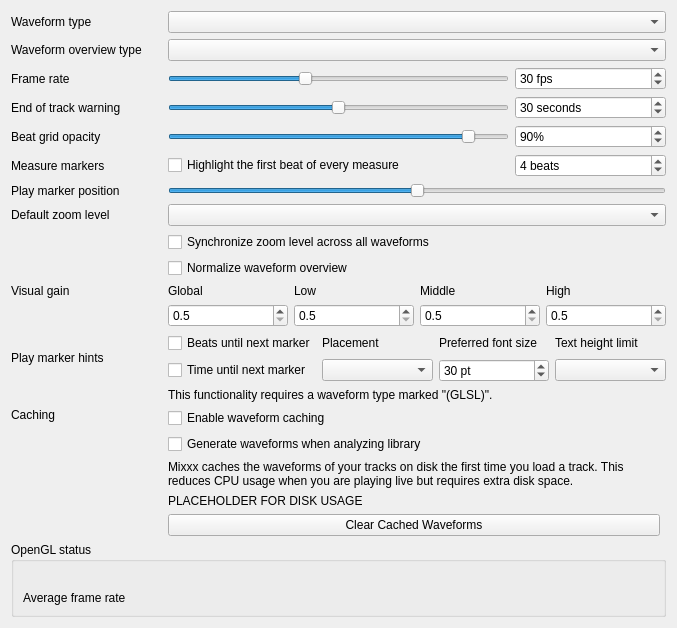
<?xml version="1.0" encoding="UTF-8"?>
<ui version="4.0">
 <class>DlgPrefWaveformDlg</class>
 <widget class="QWidget" name="DlgPrefWaveformDlg">
  <property name="geometry">
   <rect>
    <x>0</x>
    <y>0</y>
    <width>677</width>
    <height>528</height>
   </rect>
  </property>
  <property name="windowTitle">
   <string>Waveform Preferences</string>
  </property>
  <layout class="QGridLayout" name="gridLayout">

   <item row="0" column="0">
    <layout class="QGridLayout" name="gridLayout_2">

     <item row="0" column="0">
      <widget class="QLabel" name="waveformTypeLabel">
       <property name="sizePolicy">
        <sizepolicy hsizetype="Preferred" vsizetype="Preferred">
         <horstretch>0</horstretch>
         <verstretch>0</verstretch>
        </sizepolicy>
       </property>
       <property name="toolTip">
        <string extracomment="The big waveform summary shows the waveform envelope of the track near the current playback position."/>
       </property>
       <property name="text">
        <string>Waveform type</string>
       </property>
       <property name="alignment">
        <set>Qt::AlignLeading|Qt::AlignLeft|Qt::AlignVCenter</set>
       </property>
       <property name="buddy">
        <cstring>waveformTypeComboBox</cstring>
       </property>
      </widget>
     </item>

     <item row="1" column="0">
      <widget class="QLabel" name="waveformOverviewLabel">
       <property name="toolTip">
        <string extracomment="The smaller, zoomed-out version of the waveform shows the various markers within the track as well as the waveform envelope of the entire track."/>
       </property>
       <property name="text">
        <string>Waveform overview type</string>
       </property>
      </widget>
     </item>
     <item row="1" column="1" colspan="3">
      <widget class="QComboBox" name="waveformOverviewComboBox">
       <property name="toolTip">
        <string>The waveform overview shows the waveform envelope of the entire track.
Select from different types of displays for the waveform overview, which differ primarily in the level of detail shown in the waveform.</string>
       </property>
      </widget>
     </item>

     <item row="0" column="1" colspan="3">
      <widget class="QComboBox" name="waveformTypeComboBox">
       <property name="toolTip">
        <string>The waveform shows the waveform envelope of the track near the current playback position.
Select from different types of displays for the waveform, which differ primarily in the level of detail shown in the waveform.</string>
       </property>
      </widget>
     </item>

     <item row="2" column="0">
      <widget class="QLabel" name="frameRateLabel">
       <property name="text">
        <string>Frame rate</string>
       </property>
       <property name="alignment">
        <set>Qt::AlignLeading|Qt::AlignLeft|Qt::AlignVCenter</set>
       </property>
       <property name="buddy">
        <cstring>frameRateSlider</cstring>
       </property>
      </widget>
     </item>
     <item row="2" column="1" colspan="2">
      <widget class="QSlider" name="frameRateSlider">
       <property name="sizePolicy">
        <sizepolicy hsizetype="Preferred" vsizetype="Fixed">
         <horstretch>0</horstretch>
         <verstretch>0</verstretch>
        </sizepolicy>
       </property>
       <property name="maximumSize">
        <size>
         <width>16777215</width>
         <height>16777215</height>
        </size>
       </property>
       <property name="minimum">
        <number>10</number>
       </property>
       <property name="maximum">
        <number>60</number>
       </property>
       <property name="value">
        <number>30</number>
       </property>
       <property name="orientation">
        <enum>Qt::Horizontal</enum>
       </property>
      </widget>
     </item>
     <item row="2" column="3">
      <widget class="QSpinBox" name="frameRateSpinBox">
       <property name="toolTip">
        <string/>
       </property>
       <property name="suffix">
        <string> fps</string>
       </property>
       <property name="minimum">
        <number>10</number>
       </property>
       <property name="maximum">
        <number>60</number>
       </property>
       <property name="value">
        <number>30</number>
       </property>
      </widget>
     </item>

     <item row="3" column="0">
      <widget class="QLabel" name="endOfTrackWarningTimeLabel">
       <property name="text">
        <string>End of track warning</string>
       </property>
       <property name="alignment">
        <set>Qt::AlignLeading|Qt::AlignLeft|Qt::AlignVCenter</set>
       </property>
       <property name="buddy">
        <cstring>endOfTrackWarningTimeSlider</cstring>
       </property>
      </widget>
     </item>
     <item row="3" column="1" colspan="2">
      <widget class="QSlider" name="endOfTrackWarningTimeSlider">
       <property name="sizePolicy">
        <sizepolicy hsizetype="Preferred" vsizetype="Fixed">
         <horstretch>0</horstretch>
         <verstretch>0</verstretch>
        </sizepolicy>
       </property>
       <property name="maximumSize">
        <size>
         <width>16777215</width>
         <height>16777215</height>
        </size>
       </property>
       <property name="minimum">
        <number>0</number>
       </property>
       <property name="maximum">
        <number>60</number>
       </property>
       <property name="value">
        <number>30</number>
       </property>
       <property name="orientation">
        <enum>Qt::Horizontal</enum>
       </property>
      </widget>
     </item>
     <item row="3" column="3">
      <widget class="QSpinBox" name="endOfTrackWarningTimeSpinBox">
       <property name="toolTip">
        <string>Highlight the waveforms when the last seconds of a track remains.</string>
       </property>
       <property name="suffix">
        <string> seconds</string>
       </property>
       <property name="minimum">
        <number>0</number>
       </property>
       <property name="maximum">
        <number>60</number>
       </property>
       <property name="value">
        <number>30</number>
       </property>
      </widget>
     </item>

     <item row="4" column="0">
      <widget class="QLabel" name="BeatgridWaveform">
       <property name="toolTip">
        <string/>
       </property>
       <property name="midLineWidth">
        <number>6</number>
       </property>
       <property name="text">
        <string>Beat grid opacity</string>
       </property>
       <property name="alignment">
        <set>Qt::AlignLeading|Qt::AlignLeft|Qt::AlignVCenter</set>
       </property>
      </widget>
     </item>
     <item row="4" column="1" colspan="2">
      <widget class="QSlider" name="beatGridAlphaSlider">
       <property name="maximum">
        <number>100</number>
       </property>
       <property name="value">
        <number>90</number>
       </property>
       <property name="orientation">
        <enum>Qt::Horizontal</enum>
       </property>
      </widget>
     </item>
     <item row="4" column="3">
      <widget class="QSpinBox" name="beatGridAlphaSpinBox">
       <property name="toolTip">
        <string>Set amount of opacity on beat grid lines.</string>
       </property>
       <property name="suffix">
        <string>%</string>
       </property>
       <property name="maximum">
        <number>100</number>
       </property>
       <property name="value">
        <number>90</number>
       </property>
      </widget>
     </item>

     <item row="5" column="0">
      <widget class="QLabel" name="measureMarkersLabel">
       <property name="text">
        <string>Measure markers</string>
       </property>
       <property name="alignment">
        <set>Qt::AlignLeading|Qt::AlignLeft|Qt::AlignVCenter</set>
       </property>
      </widget>
     </item>
     <item row="5" column="1" colspan="2">
      <widget class="QCheckBox" name="measureMarkersCheckBox">
       <property name="toolTip">
        <string>Mark the first beat of every measure with triangles at both edges of the waveform, like the bar markers of other DJ software.</string>
       </property>
       <property name="text">
        <string>Highlight the first beat of every measure</string>
       </property>
      </widget>
     </item>
     <item row="5" column="3">
      <widget class="QSpinBox" name="beatsPerMeasureSpinBox">
       <property name="toolTip">
        <string>Number of beats per measure. 4 for the usual 4/4 time signature.</string>
       </property>
       <property name="suffix">
        <string> beats</string>
       </property>
       <property name="minimum">
        <number>2</number>
       </property>
       <property name="maximum">
        <number>16</number>
       </property>
       <property name="value">
        <number>4</number>
       </property>
      </widget>
     </item>

     <item row="6" column="0">
      <widget class="QLabel" name="label">
      <property name="text">
       <string>Play marker position</string>
      </property>
      </widget>
      </item>
     <item row="6" column="1" colspan="3">
      <widget class="QSlider" name="playMarkerPositionSlider">
       <property name="toolTip">
        <string>Moves the play marker position on the waveforms to the left, right or center (default).</string>
       </property>
       <property name="sizePolicy">
        <sizepolicy hsizetype="Preferred" vsizetype="Fixed">
         <horstretch>0</horstretch>
         <verstretch>0</verstretch>
        </sizepolicy>
       </property>
       <property name="maximumSize">
        <size>
         <width>16777215</width>
         <height>16777215</height>
        </size>
       </property>
       <property name="minimum">
        <number>0</number>
       </property>
       <property name="maximum">
        <number>100</number>
       </property>
       <property name="value">
        <number>50</number>
       </property>
       <property name="orientation">
        <enum>Qt::Horizontal</enum>
       </property>
      </widget>
     </item>

     <item row="7" column="0">
      <widget class="QLabel" name="defaultZoomLabel">
       <property name="text">
        <string extracomment="Waveform zoom">Default zoom level</string>
       </property>
       <property name="alignment">
        <set>Qt::AlignLeading|Qt::AlignLeft|Qt::AlignVCenter</set>
       </property>
       <property name="buddy">
        <cstring>defaultZoomComboBox</cstring>
       </property>
      </widget>
     </item>
     <item row="7" column="1" colspan="3">
      <widget class="QComboBox" name="defaultZoomComboBox"/>
     </item>

     <item row="8" column="1" colspan="3">
      <widget class="QCheckBox" name="synchronizeZoomCheckBox">
       <property name="toolTip">
        <string>Synchronize zoom level across all waveform displays.</string>
       </property>
       <property name="text">
        <string>Synchronize zoom level across all waveforms</string>
       </property>
      </widget>
     </item>

     <item row="10" column="1">
      <widget class="QCheckBox" name="normalizeOverviewCheckBox">
       <property name="text">
        <string>Normalize waveform overview</string>
       </property>
      </widget>
     </item>

     <item row="11" column="0">
      <widget class="QLabel" name="visualGainLabel">
       <property name="text">
        <string>Visual gain</string>
       </property>
       <property name="alignment">
        <set>Qt::AlignLeading|Qt::AlignLeft|Qt::AlignTop</set>
       </property>
       <property name="buddy">
        <cstring>allVisualGain</cstring>
       </property>
      </widget>
     </item>
     <item row="11" column="1" colspan="3">
      <layout class="QGridLayout" name="gridLayout_3">
       <item row="1" column="2">
        <widget class="QDoubleSpinBox" name="midVisualGain">
         <property name="toolTip">
          <string>Visual gain of the middle frequencies</string>
         </property>
         <property name="decimals">
          <number>1</number>
         </property>
         <property name="minimum">
          <double>0.500000000000000</double>
         </property>
         <property name="maximum">
          <double>5.000000000000000</double>
         </property>
         <property name="singleStep">
          <double>0.100000000000000</double>
         </property>
        </widget>
       </item>
       <item row="0" column="3">
        <widget class="QLabel" name="visualGainLabel_5">
         <property name="text">
          <string>High</string>
         </property>
         <property name="alignment">
          <set>Qt::AlignLeading|Qt::AlignLeft|Qt::AlignVCenter</set>
         </property>
         <property name="buddy">
          <cstring>allVisualGain</cstring>
         </property>
        </widget>
       </item>
       <item row="0" column="2">
        <widget class="QLabel" name="visualGainLabel_4">
         <property name="text">
          <string>Middle</string>
         </property>
         <property name="alignment">
          <set>Qt::AlignLeading|Qt::AlignLeft|Qt::AlignVCenter</set>
         </property>
         <property name="buddy">
          <cstring>allVisualGain</cstring>
         </property>
        </widget>
       </item>
       <item row="0" column="0">
        <widget class="QLabel" name="visualGainLabel_2">
         <property name="text">
          <string>Global</string>
         </property>
         <property name="alignment">
          <set>Qt::AlignLeading|Qt::AlignLeft|Qt::AlignVCenter</set>
         </property>
         <property name="buddy">
          <cstring>allVisualGain</cstring>
         </property>
        </widget>
       </item>
       <item row="1" column="3">
        <widget class="QDoubleSpinBox" name="highVisualGain">
         <property name="toolTip">
          <string>Visual gain of the high frequencies</string>
         </property>
         <property name="decimals">
          <number>1</number>
         </property>
         <property name="minimum">
          <double>0.500000000000000</double>
         </property>
         <property name="maximum">
          <double>5.000000000000000</double>
         </property>
         <property name="singleStep">
          <double>0.100000000000000</double>
         </property>
        </widget>
       </item>
       <item row="1" column="1">
        <widget class="QDoubleSpinBox" name="lowVisualGain">
         <property name="toolTip">
          <string>Visual gain of the low frequencies</string>
         </property>
         <property name="decimals">
          <number>1</number>
         </property>
         <property name="minimum">
          <double>0.500000000000000</double>
         </property>
         <property name="maximum">
          <double>5.000000000000000</double>
         </property>
         <property name="singleStep">
          <double>0.100000000000000</double>
         </property>
        </widget>
       </item>
       <item row="0" column="1">
        <widget class="QLabel" name="visualGainLabel_3">
         <property name="text">
          <string>Low</string>
         </property>
         <property name="alignment">
          <set>Qt::AlignLeading|Qt::AlignLeft|Qt::AlignVCenter</set>
         </property>
         <property name="buddy">
          <cstring>allVisualGain</cstring>
         </property>
        </widget>
       </item>
       <item row="1" column="0">
        <widget class="QDoubleSpinBox" name="allVisualGain">
         <property name="toolTip">
          <string>Global visual gain</string>
         </property>
         <property name="decimals">
          <number>1</number>
         </property>
         <property name="minimum">
          <double>0.500000000000000</double>
         </property>
         <property name="maximum">
          <double>5.000000000000000</double>
         </property>
         <property name="singleStep">
          <double>0.100000000000000</double>
         </property>
        </widget>
       </item>
      </layout>
     </item>

     <item row="12" column="0">
      <widget class="QLabel" name="untilMarkLabel">
       <property name="text">
        <string>Play marker hints</string>
       </property>
       <property name="alignment">
        <set>Qt::AlignLeading|Qt::AlignLeft|Qt::AlignVCenter</set>
       </property>
      </widget>
     </item>
     <item row="12" column="1" colspan="3">
      <layout class="QGridLayout" name="gridLayout_4">
       <item row="0" column="0">
        <widget class="QCheckBox" name="untilMarkShowBeatsCheckBox">
         <property name="text">
          <string>Beats until next marker</string>
         </property>
        </widget>
       </item>
       <item row="0" column="1">
        <widget class="QLabel" name="untilMarkAlignLabel">
         <property name="text">
          <string>Placement</string>
         </property>
         <property name="alignment">
          <set>Qt::AlignLeading|Qt::AlignLeft|Qt::AlignVCenter</set>
         </property>
         <property name="buddy">
          <cstring>untilMarkAlignComboBox</cstring>
         </property>
        </widget>
       </item>
       <item row="0" column="2">
        <widget class="QLabel" name="untilMarkTextPointSizeLabel">
         <property name="text">
          <string>Preferred font size</string>
         </property>
         <property name="alignment">
          <set>Qt::AlignLeading|Qt::AlignLeft|Qt::AlignVCenter</set>
         </property>
         <property name="buddy">
          <cstring>untilMarkTextPointSizeSpinBox</cstring>
         </property>
        </widget>
       </item>
       <item row="0" column="3">
        <widget class="QLabel" name="untilMarkTextHeightLimitLabel">
         <property name="text">
          <string>Text height limit</string>
         </property>
         <property name="alignment">
          <set>Qt::AlignLeading|Qt::AlignLeft|Qt::AlignVCenter</set>
         </property>
         <property name="buddy">
          <cstring>untilMarkTextHeightLimitComboBox</cstring>
         </property>
        </widget>
       </item>
        <item row="1" column="0">
        <widget class="QCheckBox" name="untilMarkShowTimeCheckBox">
         <property name="text">
          <string>Time until next marker</string>
         </property>
        </widget>
       </item>
       <item row="1" column="1">
        <widget class="QComboBox" name="untilMarkAlignComboBox"/>
       </item>
       <item row="1" column="2">
        <widget class="QSpinBox" name="untilMarkTextPointSizeSpinBox">
         <property name="toolTip">
          <string/>
         </property>
         <property name="suffix">
          <string> pt</string>
         </property>
         <property name="minimum">
          <number>10</number>
         </property>
         <property name="maximum">
          <number>100</number>
         </property>
         <property name="value">
          <number>30</number>
         </property>
        </widget>
       </item>
       <item row="1" column="3">
        <widget class="QComboBox" name="untilMarkTextHeightLimitComboBox"/>
       </item>
      </layout>
     </item>
     <item row="15" column="1" colspan="2">
      <widget class="QLabel" name="requiresGLSLLabel">
       <property name="text">
        <string>This functionality requires a waveform type marked "(GLSL)".</string>
       </property>
       <property name="alignment">
        <set>Qt::AlignLeading|Qt::AlignLeft|Qt::AlignVCenter</set>
       </property>
      </widget>
     </item>
     <item row="16" column="0">
      <widget class="QLabel" name="cachedWaveforms">
       <property name="text">
        <string>Caching</string>
       </property>
       <property name="alignment">
        <set>Qt::AlignLeading|Qt::AlignLeft|Qt::AlignTop</set>
       </property>
      </widget>
     </item>
     <item row="16" column="1" colspan="3">
      <layout class="QGridLayout" name="cachingGridLayout">
       <item row="4" column="0">
        <widget class="QPushButton" name="clearCachedWaveforms">
         <property name="text">
          <string>Clear Cached Waveforms</string>
         </property>
        </widget>
       </item>
       <item row="2" column="0" colspan="2">
        <widget class="QLabel" name="waveformCachingInfo">
         <property name="text">
          <string>Mixxx caches the waveforms of your tracks on disk the first time you load a track. This reduces CPU usage when you are playing live but requires extra disk space.</string>
         </property>
         <property name="wordWrap">
          <bool>true</bool>
         </property>
        </widget>
       </item>
       <item row="3" column="0">
        <widget class="QLabel" name="waveformDiskUsage">
         <property name="text">
          <string notr="true">PLACEHOLDER FOR DISK USAGE</string>
         </property>z
         <property name="wordWrap">
          <bool>true</bool>
         </property>
         <property name="sizePolicy">
          <sizepolicy hsizetype="Expanding" vsizetype="Minimum">
           <horstretch>0</horstretch>
           <verstretch>0</verstretch>
          </sizepolicy>
         </property>
        </widget>
       </item>
       <item row="0" column="0" colspan="2">
        <widget class="QCheckBox" name="enableWaveformCaching">
         <property name="text">
          <string>Enable waveform caching</string>
         </property>
        </widget>
       </item>
       <item row="1" column="0" colspan="2">
        <widget class="QCheckBox" name="enableWaveformGenerationWithAnalysis">
         <property name="text">
          <string>Generate waveforms when analyzing library</string>
         </property>
        </widget>
       </item>
      </layout>
     </item>

     <item row="18" column="0" colspan="4">
      <widget class="QGroupBox" name="openGLStatus">
       <property name="title">
        <string>OpenGL status</string>
       </property>
       <layout class="QGridLayout" name="GridLayout1">

        <item row="0" column="0" colspan="3">
         <widget class="QLabel" name="openGlStatusData">
         <property name="toolTip">
          <string>Displays which OpenGL version is supported by the current platform.</string>
         </property>
         <property name="text">
          <string/>
         </property>
         <property name="textInteractionFlags">
          <set>Qt::TextSelectableByKeyboard|Qt::TextSelectableByMouse</set>
         </property>
         <property name="wordWrap">
          <bool>true</bool>
         </property>
         <property name="sizePolicy">
          <sizepolicy hsizetype="Expanding" vsizetype="Minimum">
           <horstretch>0</horstretch>
           <verstretch>0</verstretch>
          </sizepolicy>
         </property>
        </widget>
       </item>

       <item row="1" column="0">
        <widget class="QLabel" name="openGlStatusLabel_2">
         <property name="toolTip">
          <string/>
         </property>
         <property name="text">
          <string>Average frame rate</string>
         </property>
         <property name="alignment">
          <set>Qt::AlignLeading|Qt::AlignLeft|Qt::AlignVCenter</set>
         </property>
        </widget>
       </item>
       <item row="1" column="1" colspan="2">
        <widget class="QLabel" name="frameRateAverage">
         <property name="toolTip">
          <string>Displays the actual frame rate.</string>
         </property>
         <property name="text">
          <string/>
         </property>
        </widget>
       </item>
      </layout>

     </widget>
    </item>
    </layout>
   </item>

   <item row="1" column="0">
    <spacer name="verticalSpacer">
     <property name="orientation">
      <enum>Qt::Vertical</enum>
     </property>
     <property name="sizeHint" stdset="0">
      <size>
       <width>20</width>
       <height>40</height>
      </size>
     </property>
    </spacer>
   </item>

  </layout>
 </widget>
 <tabstops>
  <tabstop>waveformTypeComboBox</tabstop>
  <tabstop>waveformOverviewComboBox</tabstop>
  <tabstop>frameRateSlider</tabstop>
  <tabstop>frameRateSpinBox</tabstop>
  <tabstop>endOfTrackWarningTimeSlider</tabstop>
  <tabstop>endOfTrackWarningTimeSpinBox</tabstop>
  <tabstop>beatGridAlphaSlider</tabstop>
  <tabstop>beatGridAlphaSpinBox</tabstop>
  <tabstop>measureMarkersCheckBox</tabstop>
  <tabstop>beatsPerMeasureSpinBox</tabstop>
  <tabstop>playMarkerPositionSlider</tabstop>
  <tabstop>defaultZoomComboBox</tabstop>
  <tabstop>synchronizeZoomCheckBox</tabstop>
  <tabstop>normalizeOverviewCheckBox</tabstop>
  <tabstop>allVisualGain</tabstop>
  <tabstop>lowVisualGain</tabstop>
  <tabstop>midVisualGain</tabstop>
  <tabstop>highVisualGain</tabstop>
  <tabstop>untilMarkShowBeatsCheckBox</tabstop>
  <tabstop>untilMarkShowTimeCheckBox</tabstop>
  <tabstop>untilMarkAlignComboBox</tabstop>
  <tabstop>untilMarkTextPointSizeSpinBox</tabstop>
  <tabstop>enableWaveformCaching</tabstop>
  <tabstop>enableWaveformGenerationWithAnalysis</tabstop>
  <tabstop>clearCachedWaveforms</tabstop>
 </tabstops>
 <resources/>
 <connections/>
</ui>
